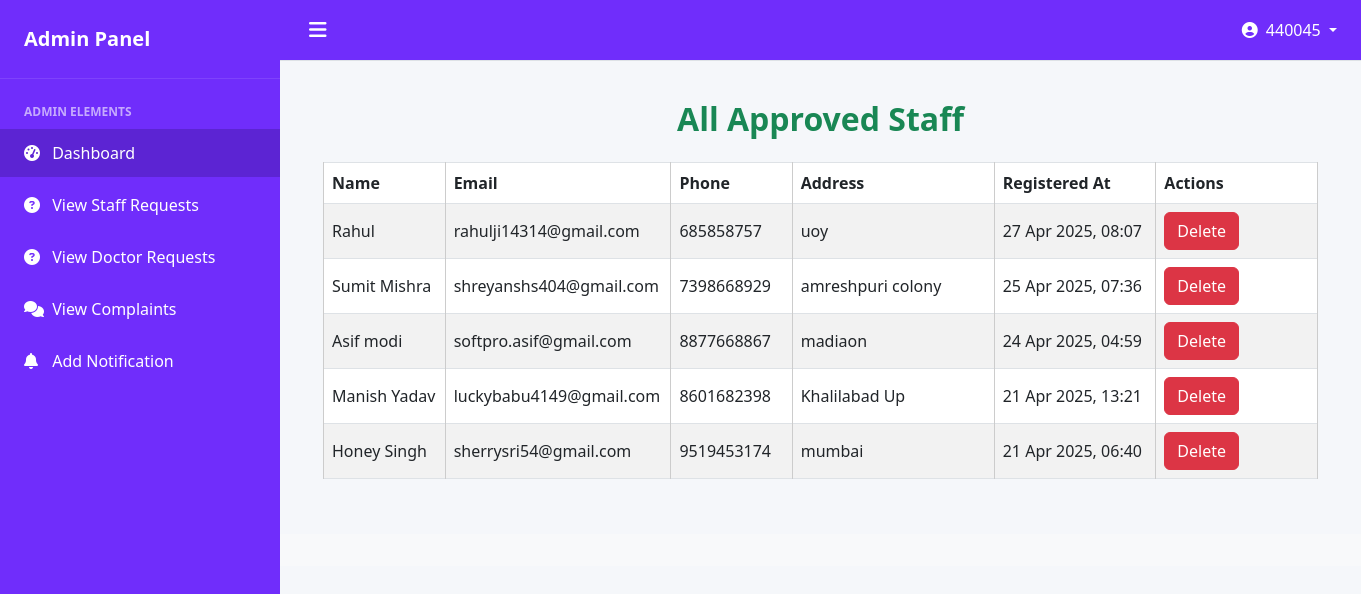
Page /adminapp/viewstaff/ (signed in) on the committed database.
### adminapp/models.py (models this page shows, shortened)
class StaffRegister(models.Model):
    staff_name = models.CharField(max_length=100)
    staff_email = models.EmailField()
    staff_password = models.CharField(max_length=100)
    staff_phone = models.CharField(max_length=20)
    staff_address = models.CharField(max_length=200)
    created_at = models.DateTimeField(auto_now_add=True)

### adminapp/views.py (the view)
# urls.py: path('viewstaff/',views.viewstaff,name='viewstaff'),
@cache_control(no_store=True, no_cache=True, must_revalidate=True)
def viewstaff(req):
    if 'adminid' not in req.session:  # Ensure admin is logged in
        return redirect('login')
    staff = StaffRegister.objects.all().order_by('-created_at')
    return render(req, 'viewstaff.html', {'staff': staff})

### adminapp/templates/viewstaff.html
{% extends 'adminbase.html' %}
{% load static %}
{% block admin %}
<div class="row" style="margin: 0;">
    <div class="col-12" style="padding: 15px;">
        <h2 class="text-center mb-4" style="font-weight: 600; color: #198754;">All Approved Staff</h2>
        {% if staff %}
            <div style="overflow-x: auto;">
                <table class="table table-bordered table-hover table-striped text-center align-middle" style="min-width: 600px;">
                    <thead style="background-color: #198754; color: white;">
                        <tr>
                            <th style="min-width: 120px;">Name</th>
                            <th style="min-width: 200px;">Email</th>
                            <th style="min-width: 120px;">Phone</th>
                            <th style="min-width: 200px;">Address</th>
                            <th style="min-width: 160px;">Registered At</th>
                            <th style="min-width: 160px;">Actions</th>
                        </tr>
                    </thead>
                    <tbody>
                        {% for s in staff %}
                            <tr>
                                <td>{{ s.staff_name }}</td>
                                <td>{{ s.staff_email }}</td>
                                <td>{{ s.staff_phone }}</td>
                                <td>{{ s.staff_address }}</td>
                                <td>{{ s.created_at|date:"d M Y, H:i" }}</td>
                                <td>
                                    <a href="{% url 'adminapp:deletestaff' s.id %}" class="btn btn-danger">Delete</a>
                                </td>
                            </tr>
                        {% endfor %}
                    </tbody>
                </table>
            </div>
        {% else %}
            <div class="alert alert-info text-center" style="font-weight: 500; font-size: 1.1rem;">
                No approved staff members found.
            </div>
        {% endif %}
    </div>
</div>
{% endblock %}

### adminapp/templates/adminbase.html (style rules this page uses)
:root { --primary: rgb(112, 45, 251); --primary-hover: rgb(92, 36, 211); --sidebar-width: 280px; }
body { font-family: 'Segoe UI', Tahoma, Geneva, Verdana, sans-serif; background-color: #f5f7fa; margin: 0; overflow-x: hidden; }
.container-fluid table { width: 100%; border-collapse: collapse; }
table th, table td { border: 1px solid #ccc; padding: 12px; text-align: left; }
table th { background-color: #e0f2f1; }

### rows in the picture
StaffRegister: staff_name "Rahul", staff_email "rahulji14314@gmail.com", staff_phone "685858757", staff_address "uoy", created_at "27 Apr 2025, 08:07"
StaffRegister: staff_name "Sumit Mishra", staff_email "shreyanshs404@gmail.com", staff_phone "7398668929", staff_address "amreshpuri colony", created_at "25 Apr 2025, 07:36"
StaffRegister: staff_name "Asif modi", staff_email "softpro.asif@gmail.com", staff_phone "8877668867", staff_address "madiaon", created_at "24 Apr 2025, 04:59"
StaffRegister: staff_name "Manish Yadav", staff_email "luckybabu4149@gmail.com", staff_phone "8601682398", staff_address "Khalilabad Up", created_at "21 Apr 2025, 13:21"
StaffRegister: staff_name "Honey Singh", staff_email "sherrysri54@gmail.com", staff_phone "9519453174", staff_address "mumbai", created_at "21 Apr 2025, 06:40"

### other values in the picture
{{ request.session.adminid }} "440045"
